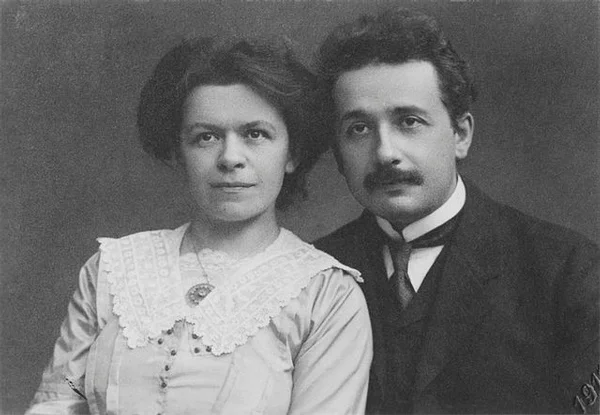
#> input picture face detect/img.jpg, 600 x 415 px
$ python main.py
#> lines starting #> are read from the running program, lines starting #| are printed output that depends on the picture
import cv2
import os

BASE_DIR = os.path.dirname(os.path.abspath(__file__))

train_face_model = cv2.CascadeClassifier(
    cv2.data.haarcascades
    + "haarcascade_frontalface_default.xml")

img = cv2.imread(os.path.join(BASE_DIR, 'img.jpg'))
#> img is the input picture: shape (415, 600, 3); mean B, G, R 109, 109, 109

gra_img = cv2.cvtColor(img, cv2.COLOR_BGR2GRAY)

face_coord = train_face_model.detectMultiScale(gra_img)
#> face_coord = [[167, 85, 131, 131], [310, 67, 153, 153]]
#print(gra_img)
print(face_coord)
#| [[167  85 131 131]
#|  [310  67 153 153]]
count=0

print(count)
(x, y, w, h) = face_coord[0]
#> x = 167; y = 85; w = 131; h = 131
cv2.rectangle(img, (x, y), (x + w, y + h), (0, 255, 00), 2)
(x, y, w, h) = face_coord[1]
#> x = 310; y = 67; w = 153; h = 153
cv2.rectangle(img, (x, y), (x + w, y + h), (0, 170, 00), 2)
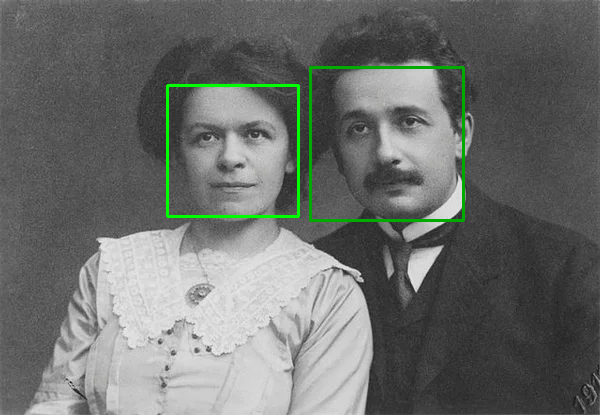
#> img: shape (415, 600, 3); mean B, G, R 107.8, 110.7, 107.8
train_face_model = cv2.CascadeClassifier(
    cv2.data.haarcascades
    + "haarcascade_frontalface_default.xml")


gra_img = cv2.cvtColor(img, cv2.COLOR_BGR2GRAY)

imagestring = train_face_model.detectMultiScale(gra_img)
#> imagestring = [[167, 85, 130, 130], [309, 66, 155, 155]]
#print(gra_img)
print(face_coord)
#| [[167  85 131 131]
#|  [310  67 153 153]]
count=0

print(count)
(x, y, w, h) = face_coord[0]
#> x = 167; y = 85; w = 131; h = 131
cv2.rectangle(img, (x, y), (x + w, y + h), (0, 255, 00), 2)
(x, y, w, h) = face_coord[1]
#> x = 310; y = 67; w = 153; h = 153
cv2.rectangle(img, (x, y), (x + w, y + h), (0, 170, 00), 2)


cv2.imshow("face detect program",img)
ch = cv2.waitKey()
#> (key Esc is pressed here)
if(ch == ord('s')):
    #save image
    pass
else:
    #delete image
    pass
print("finished")
